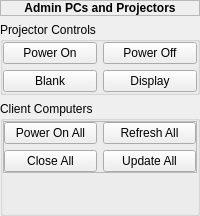
        <widget class="QWidget" name="page_5">
         <layout class="QVBoxLayout" name="verticalLayout_9">
          <property name="spacing">
           <number>0</number>
          </property>
          <property name="leftMargin">
           <number>0</number>
          </property>
          <property name="topMargin">
           <number>0</number>
          </property>
          <property name="rightMargin">
           <number>0</number>
          </property>
          <property name="bottomMargin">
           <number>0</number>
          </property>
          <item>
           <layout class="QVBoxLayout" name="verticalLayout_10" stretch="0,0,0">
            <property name="spacing">
             <number>6</number>
            </property>
            <item>
             <widget class="QLabel" name="lblAdmin">
              <property name="font">
               <font>
                <weight>75</weight>
                <bold>true</bold>
               </font>
              </property>
              <property name="frameShape">
               <enum>QFrame::StyledPanel</enum>
              </property>
              <property name="lineWidth">
               <number>1</number>
              </property>
              <property name="text">
               <string>Admin PCs and Projectors</string>
              </property>
              <property name="alignment">
               <set>Qt::AlignCenter</set>
              </property>
              <property name="margin">
               <number>0</number>
              </property>
             </widget>
            </item>
            <item>
             <widget class="QGroupBox" name="grpProjector">
              <property name="title">
               <string>Projector Controls</string>
              </property>
              <layout class="QGridLayout" name="gridLayout_2">
               <property name="leftMargin">
                <number>0</number>
               </property>
               <property name="topMargin">
                <number>0</number>
               </property>
               <property name="rightMargin">
                <number>0</number>
               </property>
               <property name="bottomMargin">
                <number>0</number>
               </property>
               <property name="spacing">
                <number>6</number>
               </property>
               <item row="0" column="0">
                <widget class="QPushButton" name="btnproj_on">
                 <property name="text">
                  <string>Power On</string>
                 </property>
                </widget>
               </item>
               <item row="0" column="1">
                <widget class="QPushButton" name="btnproj_off">
                 <property name="text">
                  <string>Power Off</string>
                 </property>
                </widget>
               </item>
               <item row="1" column="0">
                <widget class="QPushButton" name="btnproj_blank">
                 <property name="text">
                  <string>Blank</string>
                 </property>
                </widget>
               </item>
               <item row="1" column="1">
                <widget class="QPushButton" name="btnproj_display">
                 <property name="text">
                  <string>Display</string>
                 </property>
                </widget>
               </item>
              </layout>
             </widget>
            </item>
            <item>
             <widget class="QGroupBox" name="groupBox">
              <property name="title">
               <string>Client Computers</string>
              </property>
              <layout class="QVBoxLayout" name="verticalLayout_8">
               <property name="leftMargin">
                <number>0</number>
               </property>
               <property name="topMargin">
                <number>0</number>
               </property>
               <property name="rightMargin">
                <number>0</number>
               </property>
               <property name="bottomMargin">
                <number>0</number>
               </property>
               <item>
                <widget class="QFrame" name="adminFrame">
                 <property name="frameShape">
                  <enum>QFrame::StyledPanel</enum>
                 </property>
                 <property name="frameShadow">
                  <enum>QFrame::Raised</enum>
                 </property>
                 <layout class="QGridLayout" name="gridLayout_4">
                  <property name="leftMargin">
                   <number>0</number>
                  </property>
                  <property name="topMargin">
                   <number>0</number>
                  </property>
                  <property name="rightMargin">
                   <number>0</number>
                  </property>
                  <property name="bottomMargin">
                   <number>0</number>
                  </property>
                  <item row="0" column="0">
                   <widget class="QPushButton" name="btnTermOpen">
                    <property name="text">
                     <string>Power On All</string>
                    </property>
                   </widget>
                  </item>
                  <item row="0" column="1">
                   <widget class="QPushButton" name="btnTermRefresh">
                    <property name="text">
                     <string>Refresh All</string>
                    </property>
                   </widget>
                  </item>
                  <item row="1" column="0">
                   <widget class="QPushButton" name="btnTermClose">
                    <property name="text">
                     <string>Close All</string>
                    </property>
                    <property name="iconSize">
                     <size>
                      <width>16</width>
                      <height>16</height>
                     </size>
                    </property>
                   </widget>
                  </item>
                  <item row="1" column="1">
                   <widget class="QPushButton" name="btnTermUpdate">
                    <property name="text">
                     <string>Update All</string>
                    </property>
                   </widget>
                  </item>
                 </layout>
                </widget>
               </item>
               <item>
                <spacer name="verticalSpacer">
                 <property name="orientation">
                  <enum>Qt::Vertical</enum>
                 </property>
                 <property name="sizeHint" stdset="0">
                  <size>
                   <width>20</width>
                   <height>40</height>
                  </size>
                 </property>
                </spacer>
               </item>
              </layout>
             </widget>
            </item>
           </layout>
          </item>
         </layout>
        </widget>
